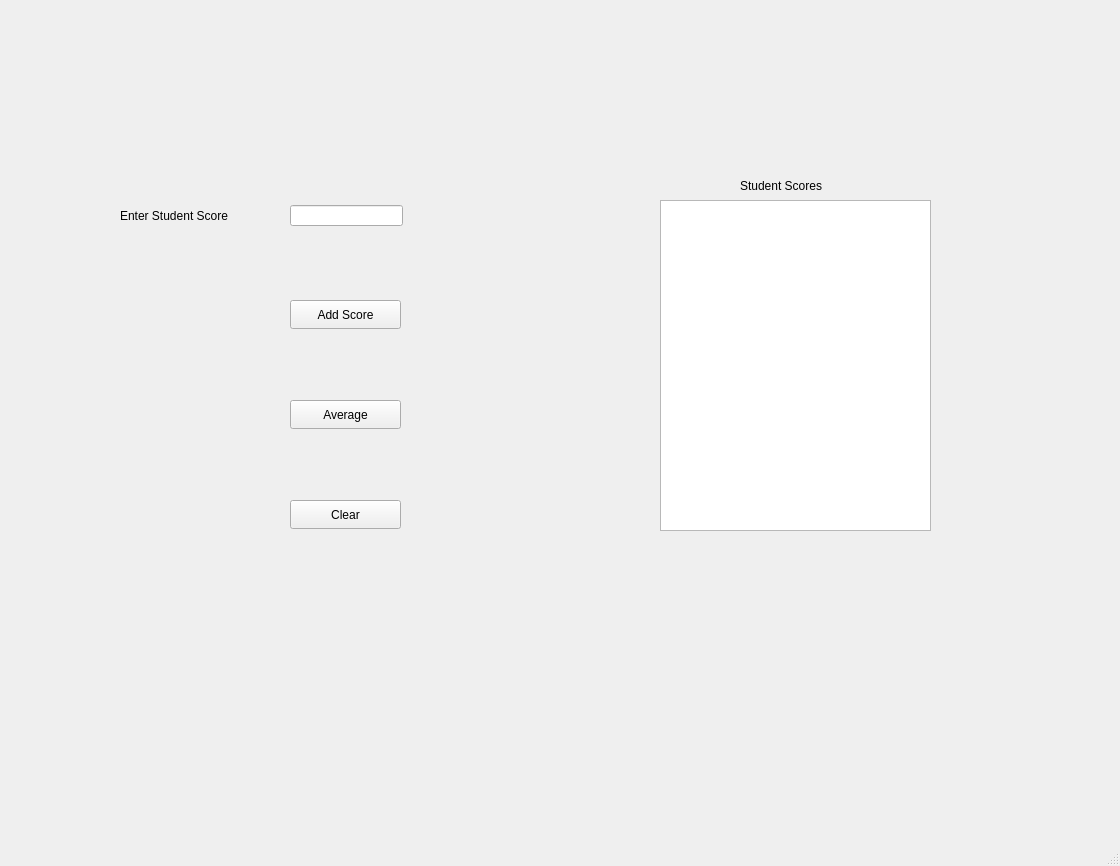
<?xml version="1.0" encoding="UTF-8"?>
<ui version="4.0">
 <class>MainWindow</class>
 <widget class="QMainWindow" name="MainWindow">
  <property name="geometry">
   <rect>
    <x>0</x>
    <y>0</y>
    <width>1120</width>
    <height>866</height>
   </rect>
  </property>
  <property name="windowTitle">
   <string>Calculate Score</string>
  </property>
  <widget class="QWidget" name="centralwidget">
   <widget class="QLabel" name="lblScore">
    <property name="geometry">
     <rect>
      <x>120</x>
      <y>200</y>
      <width>141</width>
      <height>31</height>
     </rect>
    </property>
    <property name="text">
     <string>Enter Student Score</string>
    </property>
   </widget>
   <widget class="QLineEdit" name="txtScore">
    <property name="geometry">
     <rect>
      <x>290</x>
      <y>205</y>
      <width>113</width>
      <height>21</height>
     </rect>
    </property>
   </widget>
   <widget class="QPushButton" name="btnAddScore">
    <property name="geometry">
     <rect>
      <x>290</x>
      <y>300</y>
      <width>111</width>
      <height>29</height>
     </rect>
    </property>
    <property name="text">
     <string>Add Score</string>
    </property>
   </widget>
   <widget class="QPushButton" name="btnAverage">
    <property name="geometry">
     <rect>
      <x>290</x>
      <y>400</y>
      <width>111</width>
      <height>29</height>
     </rect>
    </property>
    <property name="text">
     <string>Average</string>
    </property>
   </widget>
   <widget class="QPushButton" name="btnClear">
    <property name="geometry">
     <rect>
      <x>290</x>
      <y>500</y>
      <width>111</width>
      <height>29</height>
     </rect>
    </property>
    <property name="text">
     <string>Clear</string>
    </property>
   </widget>
   <widget class="QListView" name="lstScores">
    <property name="geometry">
     <rect>
      <x>660</x>
      <y>200</y>
      <width>271</width>
      <height>331</height>
     </rect>
    </property>
   </widget>
   <widget class="QLabel" name="lblStudentScores">
    <property name="geometry">
     <rect>
      <x>740</x>
      <y>170</y>
      <width>111</width>
      <height>31</height>
     </rect>
    </property>
    <property name="text">
     <string>Student Scores</string>
    </property>
   </widget>
  </widget>
  <widget class="QMenuBar" name="menubar">
   <property name="geometry">
    <rect>
     <x>0</x>
     <y>0</y>
     <width>1120</width>
     <height>26</height>
    </rect>
   </property>
  </widget>
  <widget class="QStatusBar" name="statusbar"/>
 </widget>
 <resources/>
 <connections/>
</ui>
